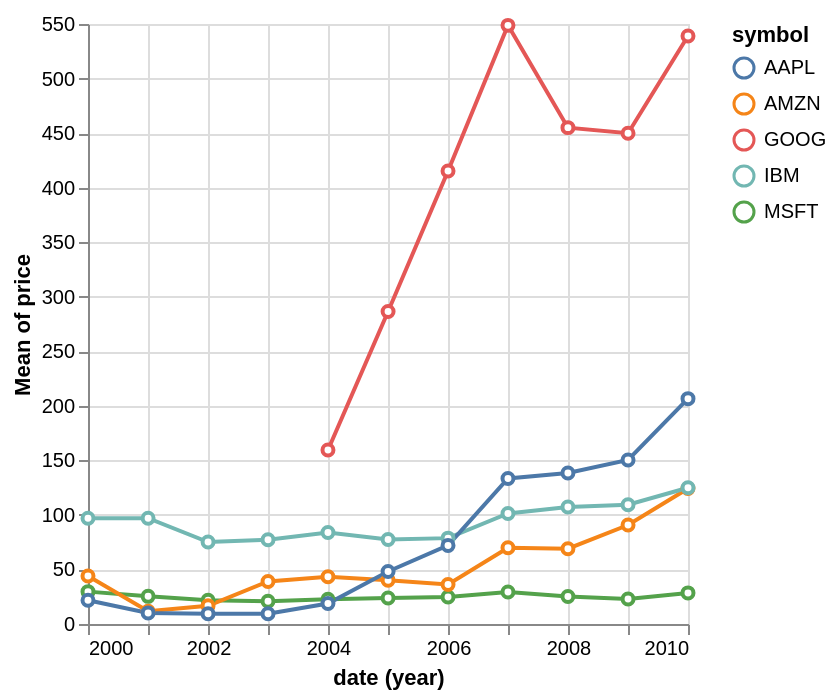

Specify this chart in Vega-Lite:
### Vega-Lite specification from a JSON file in a GitHub repository (floating-point values rounded to 4 significant figures; data arrays with more than 128 entries replaced by an {"elided": "..."} marker saying what was removed)
{"$schema": "https://vega.github.io/schema/vega-lite/v4.json", "description": "Stock prices of 5 Tech Companies over Time.", "data": {"values": {"elided": "560 records"}}, "mark": {"type": "line", "point": {"filled": false, "fill": "white"}}, "encoding": {"x": {"timeUnit": "year", "field": "date"}, "y": {"aggregate": "mean", "field": "price", "type": "quantitative"}, "color": {"field": "symbol", "type": "nominal"}}}
